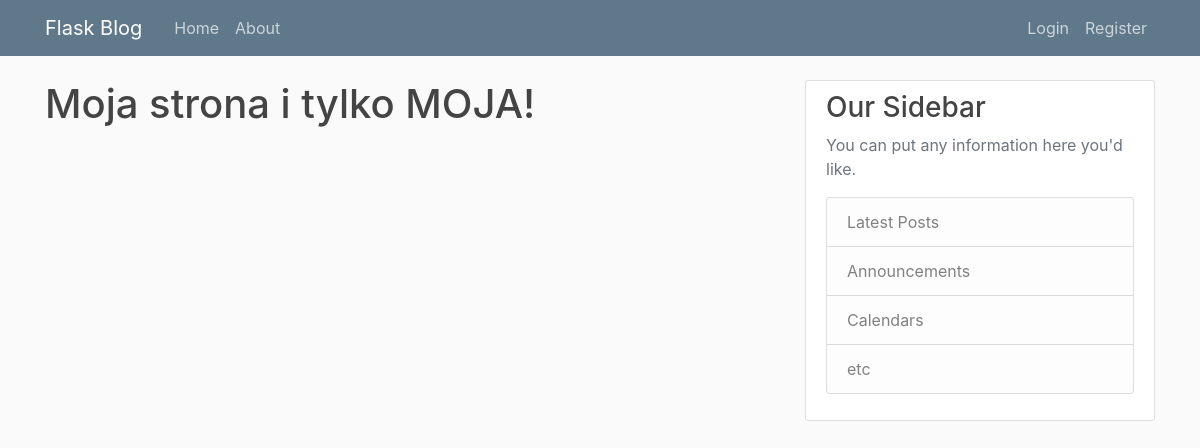
The app's page /home, older data.
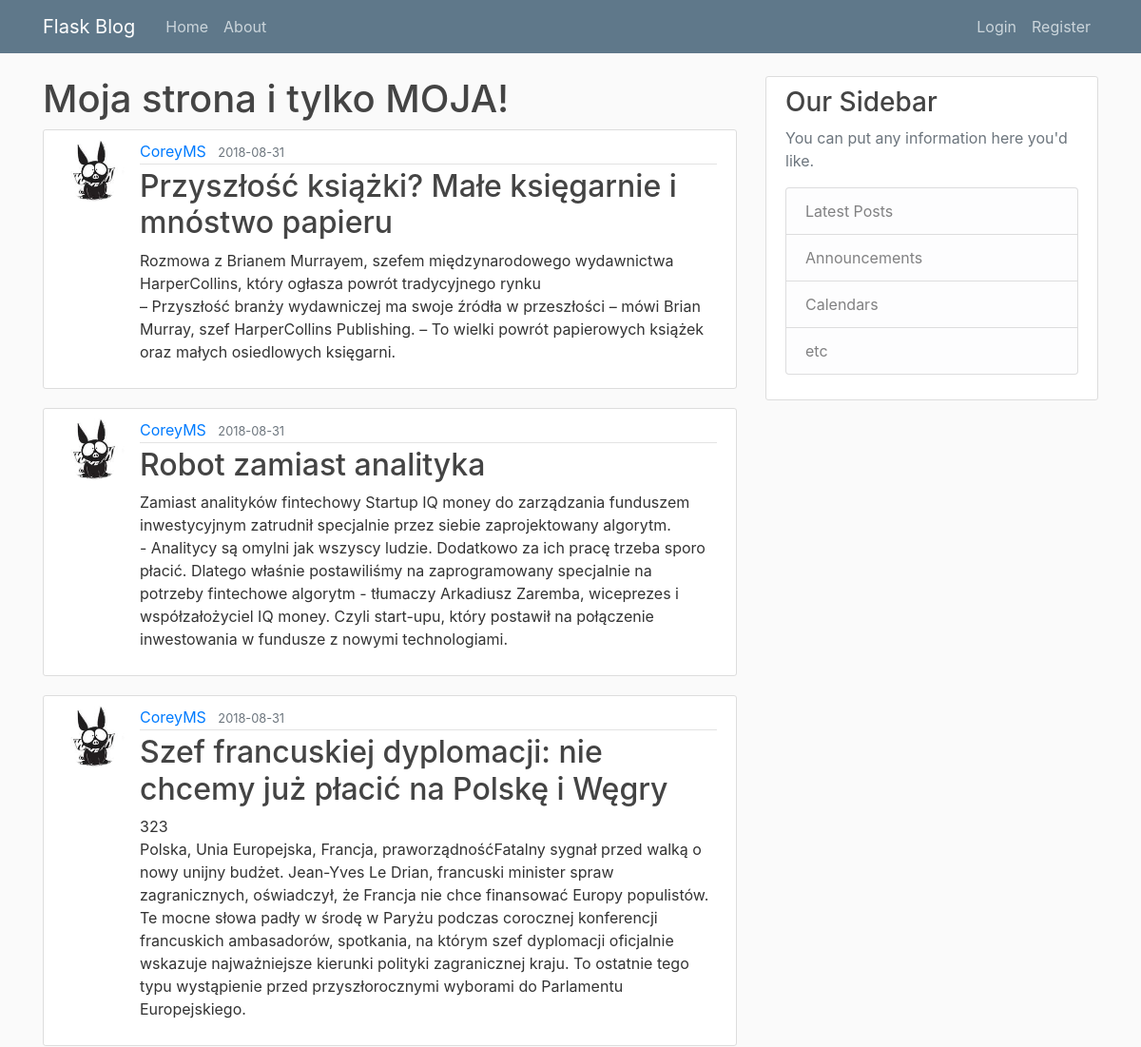
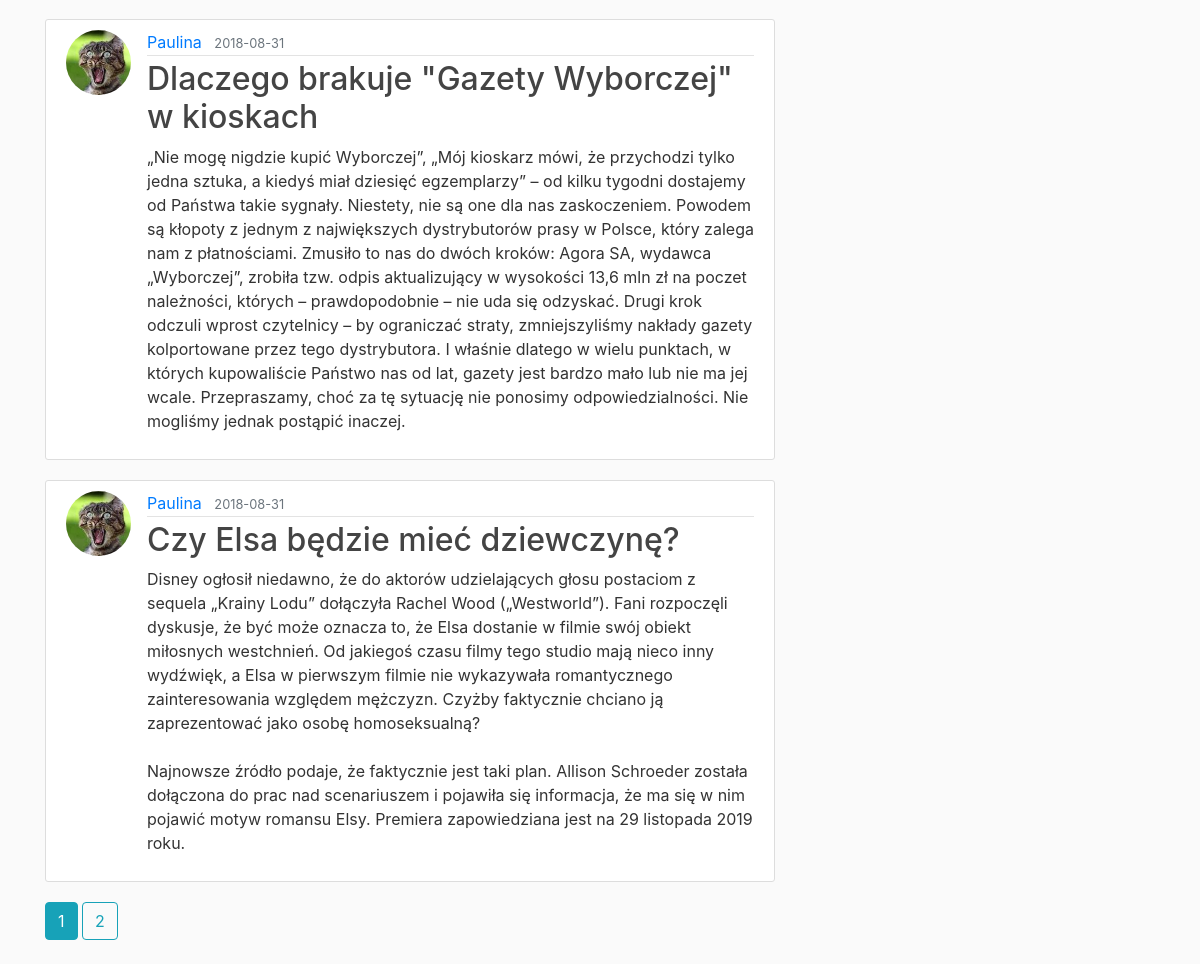
The same page, newer data (2 pictures, top to bottom).
### popierwsze/models.py (models this page shows, shortened)
class Post(db.Model):
    id = db.Column(db.Integer, primary_key=True)
    title = db.Column(db.String(100), nullable=False)
    date_posted = db.Column(db.DateTime, nullable=False, default=datetime.utcnow)
    content = db.Column(db.Text, nullable=False)
    user_id = db.Column(db.Integer, db.ForeignKey('user.id'), nullable=False) #user.id z małej bo to odniesienie do wiersza tabeli User a nie do całej klasy

class User(db.Model, UserMixin):    #userMixin pozwoli nam dziedziczyć funkcje tej klasy/logowanie
    id = db.Column(db.Integer, primary_key=True)
    username = db.Column(db.String(20), unique=True, nullable=False)
    email = db.Column(db.String(120), unique=True, nullable=False)
    image_file = db.Column(db.String(20), nullable=False, default='default.jpg')
    password = db.Column(db.String(60), nullable=False)
    post = db.relationship('Post', backref='author', lazy=True)  #backref - dodaje kolumnę do modułu Post - nazwaną "author"

### popierwsze/main/routes.py (the view)
@main.route("/")
@main.route("/home")
def home():
    page = request.args.get('page', 1, type=int)    #ilość stron, domyślnie pierwsza i podane w integerach
    posts = Post.query.order_by(Post.date_posted.desc()).paginate(page=page, per_page=5)        #wyciąganie postów z db - paginate będzie ściągać z podziałem na strony
    return render_template("home.html", posts=posts)

### popierwsze/templates/home.html (shortened to what this page needs)
{% extends "layout.html"%}
{% block content %}
    <h1>Moja strona i tylko MOJA! </h1>
    {% for post in posts.items %}
        <article class="media content-section">
          <img class="rounded-circle article-img" src="{{ url_for('static', filename='profile_pics/' + post.author.image_file) }}">
          <div class="media-body">
            <div class="article-metadata">
              <a class="mr-2" href="{{ url_for('users.user_posts', username=post.author.username) }}">{{ post.author.username }}</a>
              <small class="text-muted">{{ post.date_posted.strftime('%Y-%m-%d') }}</small>
            </div>
            <h2><a class="article-title" href="{{ url_for('posts.post', post_id=post.id) }}">{{ post.title }}</a></h2>
            <p class="article-content">{{ post.content }}</p>
          </div>
        </article>
    {% endfor%}
    {% for page_num in posts.iter_pages(left_edge=1, right_edge=1, left_current=1, right_current=2) %}
        {% if page_num %}
            {% if posts.page == page_num %}
                <a class="btn btn-info mb-4" href="{{ url_for('main.home', page=page_num) }}">{{ page_num }}</a>
            {% else %}
                <a class="btn btn-outline-info mb-4" href="{{ url_for('main.home', page=page_num) }}">{{ page_num }}</a>
            {% endif %}
        {% endif %}
    {% endfor %}
{% endblock content %}

### popierwsze/templates/layout.html (shortened to what this page needs)
<!DOCTYPE html>
<html>
<head>
    <link rel="stylesheet" href="https://maxcdn.bootstrapcdn.com/bootstrap/4.0.0/css/bootstrap.min.css">
    <link rel="stylesheet" type="text/css" href="{{ url_for('static', filename='main.css') }}">
</head>
<body>
    <header class="site-header">
      <nav class="navbar navbar-expand-md navbar-dark bg-steel fixed-top">
        <div class="container">
          <a class="navbar-brand mr-4" href="/">Flask Blog</a>
          <div class="collapse navbar-collapse" id="navbarToggle">
            <div class="navbar-nav mr-auto">
              <a class="nav-item nav-link" href="{{url_for('main.home')}}">Home</a>
              <a class="nav-item nav-link" href="{{url_for('main.about')}}">About</a>
            </div>
            <div class="navbar-nav">
                {% if current_user.is_authenticated %}
                    <a class="nav-item nav-link" href="{{url_for('posts.new_post')}}">New Post</a>
                    <a class="nav-item nav-link" href="{{url_for('users.account')}}">Account</a>
                    <a class="nav-item nav-link" href="{{url_for('users.logout')}}">Logout</a>
                {% else %}
                    <a class="nav-item nav-link" href="{{url_for('users.login')}}">Login</a>
                    <a class="nav-item nav-link" href="{{url_for('users.register')}}">Register</a>
                {% endif %}
            </div>
          </div>
        </div>
      </nav>
    </header>
   <main role="main" class="container">
      <div class="row">
        <div class="col-md-8">
            {% block content %}{% endblock %}
        </div>
        <div class="col-md-4">
          <div class="content-section">
            <h3>Our Sidebar</h3>
            <p class='text-muted'>You can put any information here you'd like.
              <ul class="list-group">
                <li class="list-group-item list-group-item-light">Latest Posts</li>
                <li class="list-group-item list-group-item-light">Announcements</li>
                <li class="list-group-item list-group-item-light">Calendars</li>
                <li class="list-group-item list-group-item-light">etc</li>
              </ul>
            </p>
          </div>
        </div>
      </div>
    </main>
</body>
</html>

### popierwsze/static/main.css (style rules this page uses)
body { background: #fafafa; color: #333333; margin-top: 5rem; }
h1, h2, h3, h4, h5, h6 { color: #444444; }
.bg-steel { background-color: #5f788a; }
.site-header .navbar-nav .nav-link { color: #cbd5db; }
.content-section { background: #ffffff; padding: 10px 20px; border: 1px solid #dddddd; border-radius: 3px; margin-bottom: 20px; }
.article-title { color: #444444; }
.article-content { white-space: pre-line; }
.article-img { height: 65px; width: 65px; margin-right: 16px; }
.article-metadata { padding-bottom: 1px; margin-bottom: 4px; border-bottom: 1px solid #e3e3e3 }

Row changes from the older to the newer data that the page shows:
added Post: image_file (picture), author.username "CoreyMS", date_posted "2018-08-31", title "Przyszłość książki? Małe księgarnie i mnóstwo papieru", content "Rozmowa z Brianem Murrayem, szefem międzynarodowego wydawnictwa HarperCollins, który ogłasza powrót tradycyjnego rynku – Przyszłość branży wydawniczej ma swoje źródła w przeszłości – mówi Brian Murray, szef HarperCollins Publishing. – To wielki powrót papierowych książek oraz małych osiedlowych księgarni."
added Post: image_file (picture), author.username "CoreyMS", date_posted "2018-08-31", title "Robot zamiast analityka", content "Zamiast analityków fintechowy Startup IQ money do zarządzania funduszem inwestycyjnym zatrudnił specjalnie przez siebie zaprojektowany algorytm. - Analitycy są omylni jak wszyscy ludzie. Dodatkowo za ich pracę trzeba sporo płacić. Dlatego właśnie postawiliśmy na zaprogramowany specjalnie na potrzeby fintechowe algorytm - tłumaczy Arkadiusz Zaremba, wiceprezes i współzałożyciel IQ money. Czyli start-upu, który postawił na połączenie inwestowania w fundusze z nowymi technologiami."
added Post: image_file (picture), author.username "CoreyMS", date_posted "2018-08-31", title "Szef francuskiej dyplomacji: nie chcemy już płacić na Polskę i Węgry", content "323 Polska, Unia Europejska, Francja, praworządnośćFatalny sygnał przed walką o nowy unijny budżet. Jean-Yves Le Drian, francuski minister spraw zagranicznych, oświadczył, że Francja nie chce finansować Europy populistów. Te mocne słowa padły w środę w Paryżu podczas corocznej konferencji francuskich ambasadorów, spotkania, na którym szef dyplomacji oficjalnie wskazuje najważniejsze kierunki polityki zagranicznej kraju. To ostatnie tego typu wystąpienie przed przyszłorocznymi wyborami do Parlamentu Europejskiego."
added Post: image_file (picture), author.username "Paulina", date_posted "2018-08-31", title "Dlaczego brakuje \"Gazety Wyborczej\" w kioskach", content "„Nie mogę nigdzie kupić Wyborczej”, „Mój kioskarz mówi, że przychodzi tylko jedna sztuka, a kiedyś miał dziesięć egzemplarzy” – od kilku tygodni dostajemy od Państwa takie sygnały. Niestety, nie są one dla nas zaskoczeniem. Powodem są kłopoty z jednym z największych dystrybutorów prasy w Polsce, który zalega nam z płatnościami. Zmusiło to nas do dwóch kroków: Agora SA, wydawca „Wyborczej”, zrobiła tzw. odpis aktualizujący w wysokości 13,6 mln zł na poczet należności, których – prawdopodobnie – nie uda się odzyskać. Drugi krok odczuli wprost czytelnicy – by ograniczać straty, zmniejszyliśmy nakłady gazety kolportowane przez tego dystrybutora. I właśnie dlatego w wielu punktach, w których…"
added Post: image_file (picture), author.username "Paulina", date_posted "2018-08-31", title "Czy Elsa będzie mieć dziewczynę?", content "Disney ogłosił niedawno, że do aktorów udzielających głosu postaciom z sequela „Krainy Lodu” dołączyła Rachel Wood („Westworld”). Fani rozpoczęli dyskusje, że być może oznacza to, że Elsa dostanie w filmie swój obiekt miłosnych westchnień. Od jakiegoś czasu filmy tego studio mają nieco inny wydźwięk, a Elsa w pierwszym filmie nie wykazywała romantycznego zainteresowania względem mężczyzn. Czyżby faktycznie chciano ją zaprezentować jako osobę homoseksualną? Najnowsze źródło podaje, że faktycznie jest taki plan. Allison Schroeder została dołączona do prac nad scenariuszem i pojawiła się informacja, że ma się w nim pojawić motyw romansu Elsy. Premiera zapowiedziana jest na 29 listopada 2019…"
Text that changed along with them:
new list line: "1"
new list line: "2"
